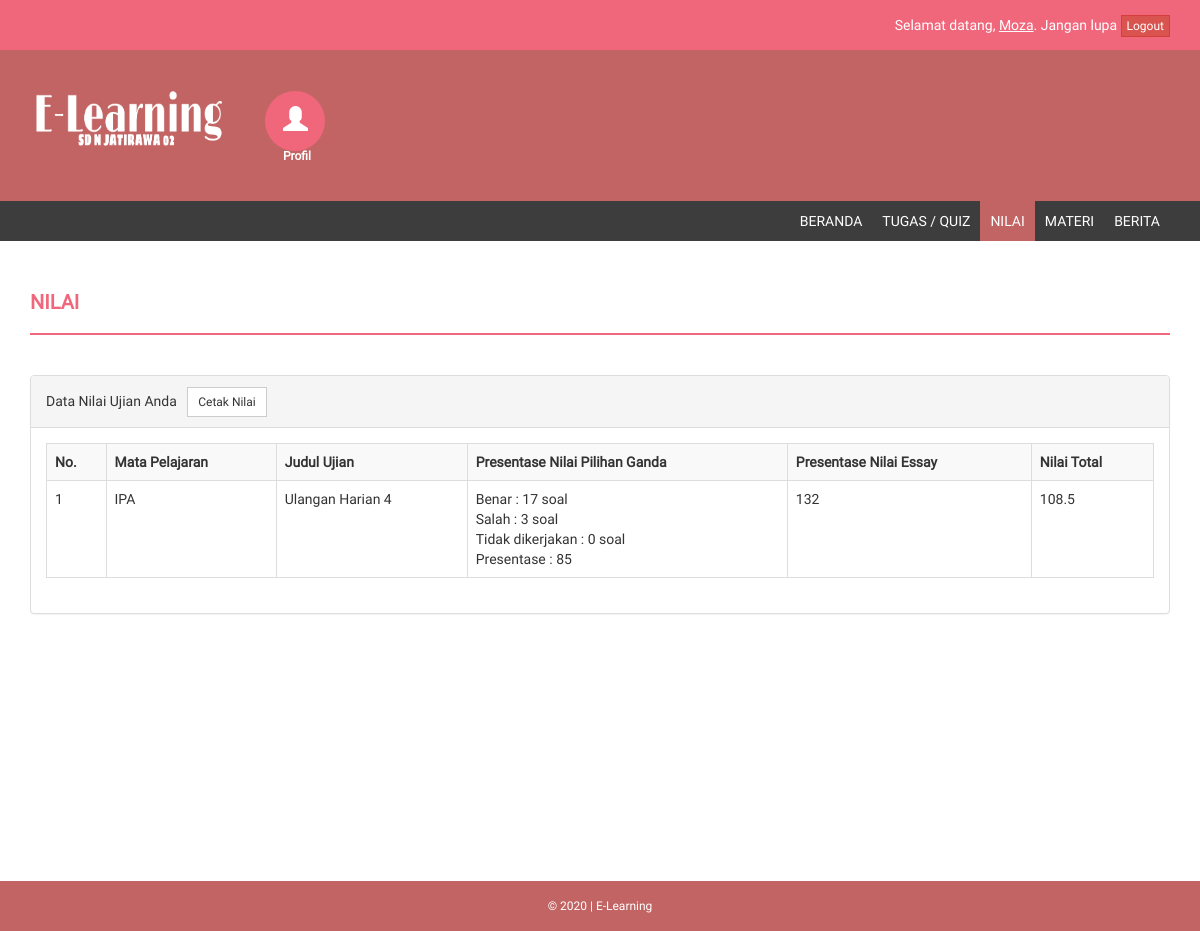
Screenshot of /?page=nilai (signed in) with the database file from the repository.
### tables this page shows
CREATE TABLE IF NOT EXISTS `tb_siswa` (
  `id_siswa` int(11) NOT NULL,
  `nis` varchar(20) NOT NULL,
  `nama_lengkap` varchar(50) NOT NULL,
  `tempat_lahir` varchar(20) NOT NULL,
  `tgl_lahir` date NOT NULL,
  `jenis_kelamin` enum('L','P') NOT NULL,
  `agama` varchar(20) NOT NULL,
  `nama_ayah` varchar(50) NOT NULL,
  `nama_ibu` varchar(50) NOT NULL,
  `no_telp` varchar(15) NOT NULL,
  `email` varchar(100) NOT NULL,
  `alamat` text NOT NULL,
  `id_kelas` varchar(5) NOT NULL,
  `thn_masuk` int(5) NOT NULL,
  `foto` varchar(100) NOT NULL,
  `username` varchar(40) NOT NULL,
  `password` varchar(40) NOT NULL,
  `pass` varchar(40) NOT NULL,
  `status` enum('aktif','tidak aktif') NOT NULL
);

CREATE TABLE IF NOT EXISTS `tb_nilai_pilgan` (
  `id` int(11) NOT NULL,
  `id_tq` int(4) NOT NULL,
  `id_siswa` int(4) NOT NULL,
  `benar` int(4) NOT NULL,
  `salah` int(4) NOT NULL,
  `tidak_dikerjakan` int(4) NOT NULL,
  `presentase` int(6) NOT NULL
);

CREATE TABLE IF NOT EXISTS `tb_mapel` (
  `id` int(11) NOT NULL,
  `kode_mapel` varchar(10) NOT NULL,
  `mapel` varchar(100) NOT NULL
);

CREATE TABLE IF NOT EXISTS `tb_topik_quiz` (
  `id_tq` int(11) NOT NULL,
  `judul` varchar(100) NOT NULL,
  `id_kelas` int(5) NOT NULL,
  `id_mapel` int(5) NOT NULL,
  `tgl_buat` datetime NOT NULL,
  `pembuat` varchar(10) NOT NULL,
  `waktu_soal` int(8) NOT NULL,
  `info` varchar(250) NOT NULL,
  `status` enum('aktif','tidak aktif') NOT NULL
);

CREATE TABLE IF NOT EXISTS `tb_nilai_essay` (
  `id` int(11) NOT NULL,
  `id_tq` int(5) NOT NULL,
  `id_siswa` int(5) NOT NULL,
  `nilai` double NOT NULL
);

### index.php (the view, shortened to what this page needs)
<?php
include "+koneksi.php";
if(!@$_SESSION['siswa']) {
    if(@$_GET['hal'] == 'daftar') {
        include "register.php";
    } else {
        include "login.php";
    }
} else { ?>
<!DOCTYPE html>
<html>
<head>
    <link href="style/assets/css/bootstrap.css" rel="stylesheet" />
    <link href="style/assets/css/font-awesome.css" rel="stylesheet" />
    <link href="style/assets/css/style.css" rel="stylesheet" />
</head>
<body>
<?php
$sql_terlogin = mysqli_query($db, "SELECT * FROM tb_siswa JOIN tb_kelas ON tb_siswa.id_siswa = '$_SESSION[siswa]' AND tb_kelas.id_kelas = tb_siswa.id_kelas") or die ($db->error);
$data_terlogin = mysqli_fetch_array($sql_terlogin);
?>
    <header>
        <div class="container">
            <div class="row">
                <div class="col-md-12">
                    Selamat datang, <u><?php echo ucfirst($data_terlogin['username']); ?></u>. Jangan lupa <a href="inc/logout.php?sesi=siswa" class="btn btn-xs btn-danger">Logout</a>
                </div>
            </div>
        </div>
    </header>
    <div class="navbar navbar-inverse set-radius-zero">
        <div class="container">
            <div class="navbar-header">
                <a class="navbar-brand" href="./">
                    <img src="style/assets/img/home1.png" />
                </a>
            </div>
            <div class="left-div">
                <div class="user-settings-wrapper">
                    <ul class="nav">
                        <li class="dropdown">
                            <a class="dropdown-toggle" data-toggle="dropdown" href="#" aria-expanded="false">
                                <span class="glyphicon glyphicon-user" style="font-size: 25px;"></span>
                                <h6><center><b>Profil</b></center></h6>
                            </a>
                        </li>
                    </ul>
                </div>
            </div>
        </div>
    </div>
    <section class="menu-section">
        <div class="container">
            <div class="row">
                <div class="col-md-12">
                    <div class="navbar-collapse collapse ">
                        <ul id="menu-top" class="nav navbar-nav navbar-right">
                            <li><a <?php if(@$_GET['page'] == '') { echo 'class="menu-top-active"'; } ?> href="./">Beranda</a></li>
                            <li><a <?php if(@$_GET['page'] == 'quiz') { echo 'class="menu-top-active"'; } ?> href="?page=quiz">Tugas / Quiz</a></li>
                            <li><a <?php if(@$_GET['page'] == 'nilai') { echo 'class="menu-top-active"'; } ?> href="?page=nilai">Nilai</a></li>
                            <li><a <?php if(@$_GET['page'] == 'materi') { echo 'class="menu-top-active"'; } ?> href="?page=materi">Materi</a></li>
                            <li><a <?php if(@$_GET['page'] == 'berita') { echo 'class="menu-top-active"'; } ?> href="?page=berita">Berita</a></li>
                        </ul>
                    </div>
                </div>
            </div>
        </div>
    </section>
    <div class="content-wrapper">
        <div class="container" id="wadah">
        <?php
        if(@$_GET['page'] == '') {
            include "inc/beranda.php";
        } else if(@$_GET['page'] == 'quiz') {
            include "inc/quiz.php";
        } else if(@$_GET['page'] == 'nilai') {
            include "inc/nilai.php";
        } else if(@$_GET['page'] == 'materi') {
            include "inc/materi.php";
        } else if(@$_GET['page'] == 'berita') {
            include "inc/berita.php";
        } ?>
        </div>
    </div>
    <footer>
        <div class="container">
            <div class="row">
                <div class="col-md-12">
                    <center>&copy; 2020 | E-Learning  </center>
                </div>
            </div>
        </div>
    </footer>
</body>
</html>
<?php
}
?>

### inc/nilai.php (shortened to what this page needs)
<div class="row">
    <div class="col-md-12">
        <h4 class="page-head-line">Nilai</h4>
    </div>
</div>
<div class="row">
    <div class="col-md-12">
        <div class="panel panel-default">
            <?php
            $no = 1;
            $sql_cek_nilai_pilgan = mysqli_query($db, "SELECT * FROM tb_nilai_pilgan JOIN tb_topik_quiz ON tb_nilai_pilgan.id_tq = tb_topik_quiz.id_tq JOIN tb_mapel ON tb_topik_quiz.id_mapel = tb_mapel.id WHERE id_siswa = '$_SESSION[siswa]'") or die ($db->error);
            ?>
            <div class="panel-heading">Data Nilai Ujian Anda &nbsp; <?php if(mysqli_num_rows($sql_cek_nilai_pilgan) > 0) { ?><a href="./admin/laporan/cetak.php?data=nilaipersiswa" target="_blank" class="btn btn-default btn-sm">Cetak Nilai</a><?php } ?></div>
            <div class="panel-body">
                <div class="table-responsive">
                	<table class="table table-striped table-bordered table-hover">
                		<tr>
                			<th>No.</th>
                			<th>Mata Pelajaran</th>
                			<th>Judul Ujian</th>
                			<th>Presentase Nilai Pilihan Ganda</th>
                			<th>Presentase Nilai Essay</th>
                			<th>Nilai Total</th>
                		</tr>
                		<?php
                		if(mysqli_num_rows($sql_cek_nilai_pilgan) > 0) {
                			while($data_nilai_pilgan = mysqli_fetch_array($sql_cek_nilai_pilgan)) { ?>
                				<tr>
	                				<td><?php echo $no++; ?></td>
                					<td><?php echo $data_nilai_pilgan['mapel']; ?></td>
                					<td><?php echo $data_nilai_pilgan['judul']; ?></td>
                					<td>
                                        Benar : <?php echo $data_nilai_pilgan['benar']; ?> soal<br />
                                        Salah : <?php echo $data_nilai_pilgan['salah']; ?> soal<br />
                                        Tidak dikerjakan : <?php echo $data_nilai_pilgan['tidak_dikerjakan']; ?> soal<br />
                                        Presentase : <?php echo $data_nilai_pilgan['presentase']; ?>
                                    </td>
                					<?php
                					$sql_cek_jawaban = mysqli_query($db, "SELECT * FROM tb_jawaban WHERE id_tq = '$data_nilai_pilgan[id_tq]' AND id_siswa = '$_SESSION[siswa]'") or die ($db->error);
                					if(mysqli_num_rows($sql_cek_jawaban) > 0) {
                						$sql_cek_nilai_essay = mysqli_query($db, "SELECT * FROM tb_nilai_essay WHERE id_tq = '$data_nilai_pilgan[id_tq]' AND id_siswa = '$_SESSION[siswa]'") or die ($db->error);
                						$data_nilai_essay = mysqli_fetch_array($sql_cek_nilai_essay);
                						if(mysqli_num_rows($sql_cek_nilai_essay) > 0) { ?>
                							<td><?php  echo $data_nilai_essay['nilai']; ?></td>
                							<td><?php echo ($data_nilai_pilgan['presentase']+$data_nilai_essay['nilai'])/2; ?></td>
                							<?php
                						} else {
                							echo "<td>Soal essay belum dikoreksi</td>";
                							echo "<td>Menunggu soal essay dikoreksi</td>";
                						}
                					} else { ?>
										<td>Ujian ini tidak ada soal essay</td>
										<td><?php echo $data_nilai_pilgan['presentase']; ?></td>
                					<?php
                					} ?>
                				</tr>
                			<?php
	                		}
                		} else {
                            echo '<tr><td colspan="6" align="center">Tidak ada data nilai, mungkin Anda belum mengikuti ujian</td></tr>';
                        } ?>
                	</table>
               	</div>
            </div>
        </div>
    </div>
</div>

### style/assets/css/style.css (style rules this page uses)
body { font-family: 'Roboto', sans-serif; line-height: 30px; }
.set-radius-zero { border-radius: 0px; -moz-border-radius: 0px; -webkit-border-radius: 0px; }
.content-wrapper { margin-top: 40px; min-height: 600px; padding-bottom: 60px; }
.page-head-line { font-weight: 900; padding-bottom: 20px; border-bottom: 2px solid #F0677C; text-transform: uppercase; color: #F0677C; font-size: 20px; margin-bottom: 40px; }
.btn { border-radius: 0px; -webkit-border-radius: 0px; -moz-border-radius: 0px; }
header { background-color: #F0677C; color: #fff; padding: 10px; text-align: right; }
.left-div { padding-left: 30px; margin-top: 40px; margin-bottom: 30px; }
.navbar-brand { width: 250px; padding-top: 30px; }
.user-settings-wrapper .nav > li > a { position: relative; display: block; padding: 15px 18px; border-radius: 50%; -webkit-border-radius: 50%; -moz-border-radius: 50%; height: 60px; width: 60px; background-color: #F0677C; color: #fff; }
.user-settings-wrapper { margin-top: 10px; }
.user-settings-wrapper li { display: inline-block; }
.menu-section { background-color: #3D3D3D; }
#menu-top a { color: #FFF; text-decoration: none; font-weight: 500; padding: 10px 10px 10px 10px; text-transform: uppercase; }
.menu-top-active { background-color: #C36464; }
.navbar-inverse { background-color: #C36464; border-color: transparent; }
.navbar { margin-bottom: 0px; }
footer { padding: 10px; color: #fff; font-size: 12px; background-color: #C36464; }

### rows the page displays
tb_siswa: username "Moza"
tb_nilai_pilgan: tb_mapel.mapel "IPA", id_tq.judul "Ulangan Harian 4", benar "17", salah "3", tidak_dikerjakan "0", presentase "85", tb_nilai_essay.nilai "132", presentase.nilai "108.5"
